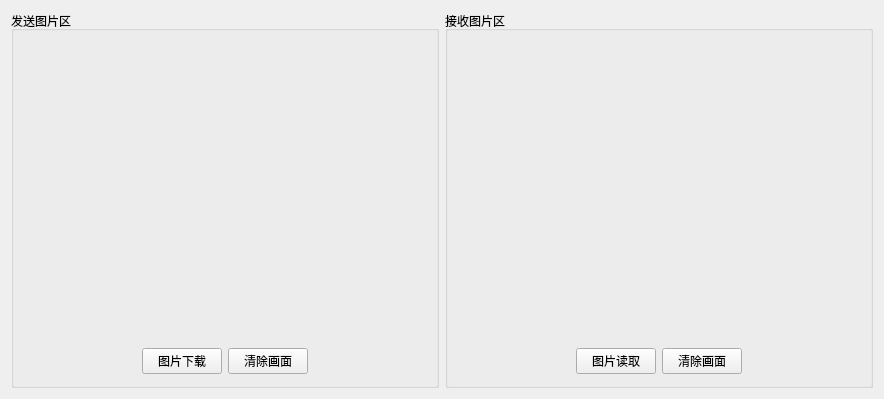
<?xml version="1.0" encoding="UTF-8"?>
<ui version="4.0">
 <class>MainWindow</class>
 <widget class="QMainWindow" name="MainWindow">
  <property name="geometry">
   <rect>
    <x>0</x>
    <y>0</y>
    <width>864</width>
    <height>384</height>
   </rect>
  </property>
  <property name="windowTitle">
   <string>MainWindow</string>
  </property>
  <widget class="QWidget" name="centralWidget">
   <layout class="QGridLayout" name="gridLayout">
    <item row="0" column="0">
     <widget class="QGroupBox" name="groupBox">
      <property name="title">
       <string>发送图片区</string>
      </property>
      <layout class="QGridLayout" name="gridLayout_2">
       <item row="0" column="0">
        <widget class="QLabel" name="label1">
         <property name="sizePolicy">
          <sizepolicy hsizetype="Preferred" vsizetype="Preferred">
           <horstretch>0</horstretch>
           <verstretch>0</verstretch>
          </sizepolicy>
         </property>
         <property name="minimumSize">
          <size>
           <width>400</width>
           <height>300</height>
          </size>
         </property>
         <property name="text">
          <string/>
         </property>
        </widget>
       </item>
       <item row="1" column="0">
        <layout class="QHBoxLayout" name="horizontalLayout">
         <item>
          <spacer name="horizontalSpacer">
           <property name="orientation">
            <enum>Qt::Horizontal</enum>
           </property>
           <property name="sizeHint" stdset="0">
            <size>
             <width>40</width>
             <height>20</height>
            </size>
           </property>
          </spacer>
         </item>
         <item>
          <widget class="QPushButton" name="pushButton">
           <property name="text">
            <string>图片下载</string>
           </property>
          </widget>
         </item>
         <item>
          <widget class="QPushButton" name="pushButton_3">
           <property name="text">
            <string>清除画面</string>
           </property>
          </widget>
         </item>
         <item>
          <spacer name="horizontalSpacer_2">
           <property name="orientation">
            <enum>Qt::Horizontal</enum>
           </property>
           <property name="sizeHint" stdset="0">
            <size>
             <width>40</width>
             <height>20</height>
            </size>
           </property>
          </spacer>
         </item>
        </layout>
       </item>
      </layout>
     </widget>
    </item>
    <item row="0" column="1">
     <widget class="QGroupBox" name="groupBox_2">
      <property name="title">
       <string>接收图片区</string>
      </property>
      <layout class="QGridLayout" name="gridLayout_3">
       <item row="0" column="0">
        <widget class="QLabel" name="label2">
         <property name="minimumSize">
          <size>
           <width>400</width>
           <height>300</height>
          </size>
         </property>
         <property name="text">
          <string/>
         </property>
        </widget>
       </item>
       <item row="1" column="0">
        <layout class="QHBoxLayout" name="horizontalLayout_2">
         <item>
          <spacer name="horizontalSpacer_3">
           <property name="orientation">
            <enum>Qt::Horizontal</enum>
           </property>
           <property name="sizeHint" stdset="0">
            <size>
             <width>40</width>
             <height>20</height>
            </size>
           </property>
          </spacer>
         </item>
         <item>
          <widget class="QPushButton" name="pushButton_2">
           <property name="text">
            <string>图片读取</string>
           </property>
          </widget>
         </item>
         <item>
          <widget class="QPushButton" name="pushButton_4">
           <property name="text">
            <string>清除画面</string>
           </property>
          </widget>
         </item>
         <item>
          <spacer name="horizontalSpacer_4">
           <property name="orientation">
            <enum>Qt::Horizontal</enum>
           </property>
           <property name="sizeHint" stdset="0">
            <size>
             <width>40</width>
             <height>20</height>
            </size>
           </property>
          </spacer>
         </item>
        </layout>
       </item>
      </layout>
     </widget>
    </item>
   </layout>
  </widget>
 </widget>
 <layoutdefault spacing="6" margin="11"/>
 <resources/>
 <connections/>
</ui>
